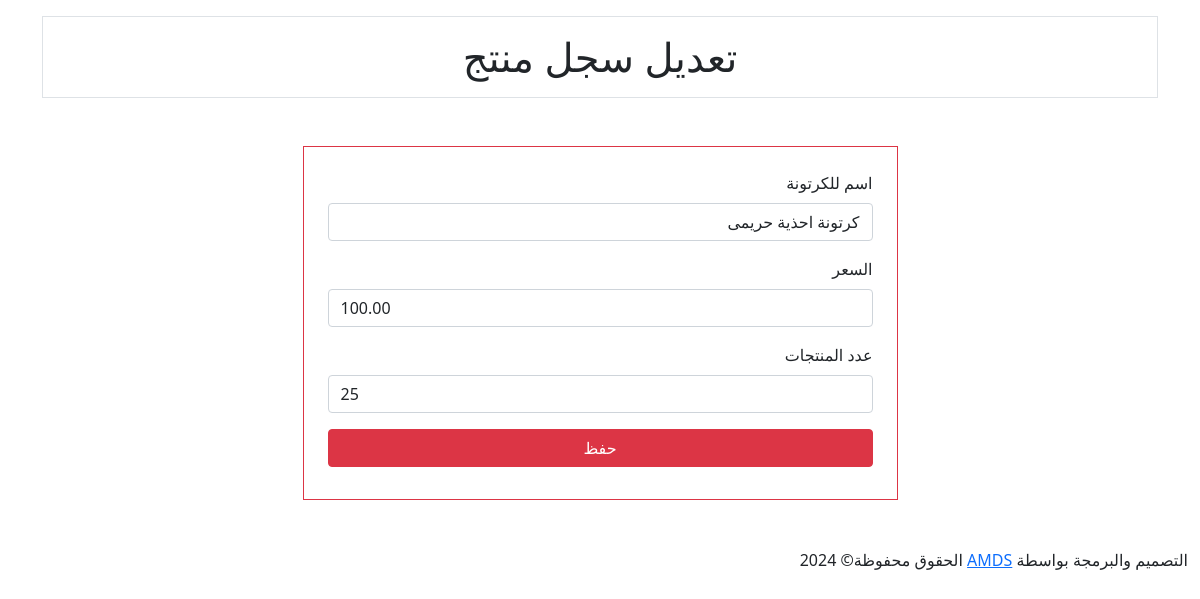
Before: /stock/3/update/ with the older database file.
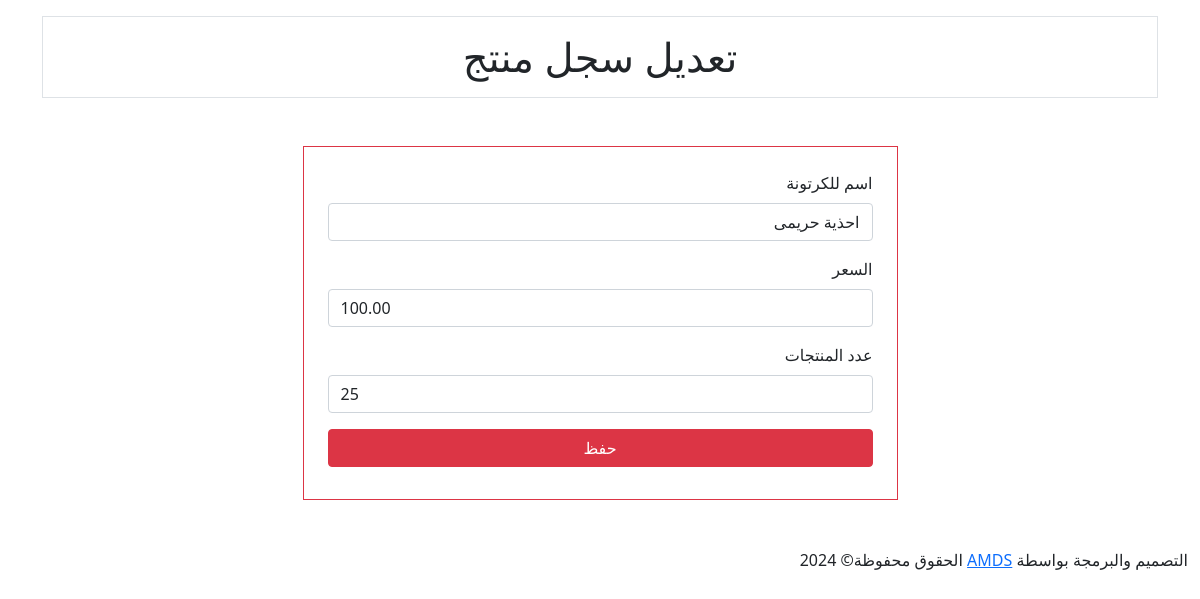
After: the same page with the newer database file.
### stock/models.py (models this page shows, shortened)
class Box(models.Model):
    name    = models.CharField(max_length=50, null=True, blank=True, verbose_name="اسم للكرتونة")
    price   = models.DecimalField(max_digits=9, decimal_places=2, null=True, blank=True,verbose_name="السعر")
    amount  = models.PositiveIntegerField( null=True, blank=True,verbose_name="عدد المنتجات")
    barcode = models.CharField(max_length=100, unique=True, null=True, blank=True, verbose_name="الباركود")

### stock/views.py (the view)
# urls.py: path('<int:pk>/update/', StockUpdateView.as_view(), name='Stock_update'),
class StockUpdateView(UpdateView):
    model = Box
    template_name   = 'stock/Stock_form.html'
    form_class      = BoxForm
    success_url     = reverse_lazy('stock:list')

### stock/forms.py (shortened to what this page needs)
class BoxForm(forms.ModelForm):
    class Meta:
        model = Box
        fields = ['name', 'price', 'amount']  # Exclude 'barcode' field as it's generated automatically

### stock/templates/stock/Stock_form.html (shortened to what this page needs)
{% extends "stock/main.html" %}
{% load crispy_forms_tags %}
{% block content %}
<div class="container">
    <h1 class="h1 border p-3 mb-5 mt-3 text-center">{% if form.instance.pk %}تعديل{% else %} انشاء {% endif %} سجل منتج  {{cloth.name}}</h1>
    <div class="row m-5">
        <div class="col-7 m-auto border border-danger p-4">
            <form method="post">
                    {{ form | crispy}}
                <button type="submit" class="btn btn-danger text-white d-block w-100 h3 mt-3">حفظ</button>
            </form>
        </div>
    </div>
</div>
{% endblock %}

Changed rows visible on the page:
changed Box: name "كرتونة احذية حريمى" → "احذية حريمى"
